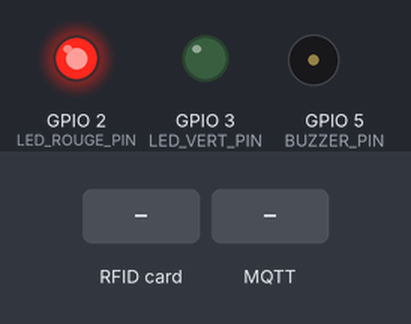
The sketch below on a simulated ESP32. On the bench: output pins drawn as LEDs (lit = HIGH), buzzer (waves = sounding). The inputs (shaded band) are chosen by the test bench. WiFi joins after 1.5 s; servers stay silent unless stated; no MQTT or app messages arrive unless stated; what the sketch prints to the serial monitor is not drawn.

Above: at 10.3 s.
10.4 s: RFID card 5E 7A 19 C4 held to the reader
At 10.56 s:
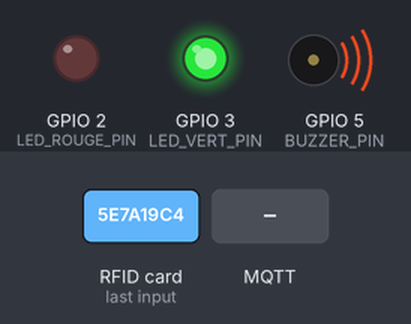
At 11.4 s:
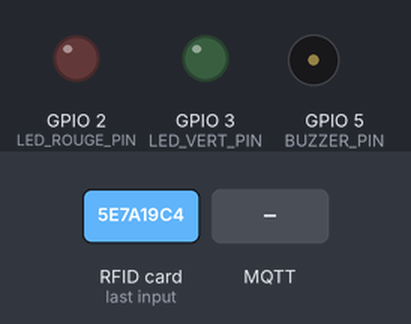
12.1 s: MQTT message "HIGH" arrives on the first subscribed topic
13.6 s: MQTT message "LOW" arrives on the first subscribed topic
15.1 s: MQTT message "1" arrives on the first subscribed topic
Timing chart, 0 to 17.6 s (numbered marks = the images above; inputs shaded):
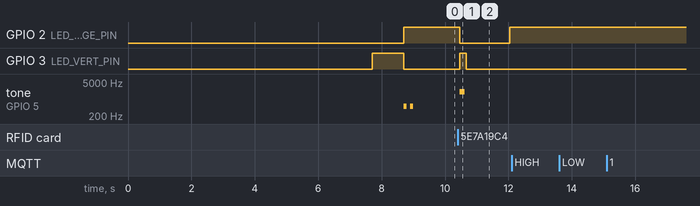

The sketch:

RFID.ino
```cpp
#include <Arduino.h>
#include <SPI.h>
#include <MFRC522.h>
#include <PubSubClient.h>
#include <WiFi.h>

// ========== RFID pins ==========
#define RST_PIN 9
#define SS_PIN 10
#define LED_VERT_PIN 3
#define LED_ROUGE_PIN 2
#define BUZZER_PIN 5

MFRC522 mfrc522(SS_PIN, RST_PIN);

// WiFi settings
// const char *ssid = "Chaton";
// const char *password = "Ratatouille";
const char *ssid = "RouterIotFIA4";
const char *password = "RouterIotFIA4!";

// MQTT Broker settings
const char *mqtt_broker = "192.168.0.214";
const char *mqtt_topic_mac = "homeTrainerCastres/Group1-C/MAC";
const char *mqtt_topic_rfid = "homeTrainerCastres/Group1-C/RFID";
const char *mqtt_tone = "homeTrainerCastres/Group1-C/TONE";
const int mqtt_port = 1883;
String client_id = "ArduinoClient-";
String MAC_address = "";

// Global variables
static unsigned long lastPublishTimeRFID = 0;
static unsigned long lastPublishTimeHeartbeat = 0;
static unsigned long lastRFIDCheck = 0;
static bool isRFIDConnected = false;

WiFiClient espClient;
PubSubClient mqtt_client(espClient);

// ========== Variables capteur cardiaque ==========
int rawValue;
const int delayMsec = 60;
static int beatMsec = 0;

// Prototypes
void connectToWiFi();
void connectToMQTTBroker();
void mqttCallback(char *topic, byte *payload, unsigned int length);
String getUID();
void printMacAddress();
bool heartbeatDetected(int IRSensorPin, int delay);
bool checkRFIDStatus();

void setup()
{
	Serial.begin(9600);

	// Initialisation des pins
	pinMode(LED_VERT_PIN, OUTPUT);
	pinMode(LED_ROUGE_PIN, OUTPUT);
	pinMode(BUZZER_PIN, OUTPUT);

	// WiFi et MQTT
	connectToWiFi();
	mqtt_client.setServer(mqtt_broker, mqtt_port);
	mqtt_client.setCallback(mqttCallback);
	connectToMQTTBroker();

	// RFID
	SPI.begin();
	delay(1000);
	mfrc522.PCD_Init();
	delay(1000);
	mfrc522.PCD_DumpVersionToSerial();
	delay(1000);
	Serial.println(F("Système prêt - RFID + Capteur cardiaque"));

	// Test LED
	digitalWrite(LED_VERT_PIN, HIGH);
	delay(1000);
	digitalWrite(LED_VERT_PIN, LOW);
	digitalWrite(LED_ROUGE_PIN, HIGH);

	// Bips de test
	for (int i = 0; i < 2; i++)
	{
		tone(BUZZER_PIN, 500, 100);
		delay(200);
	}
}

void printMacAddress()
{
	byte mac[6];
	Serial.print("MAC Address: ");
	WiFi.macAddress(mac);
	for (int i = 0; i < 6; i++)
	{
		MAC_address += String(mac[i], HEX);
		if (i < 5)
			MAC_address += ":";
		if (mac[i] < 16)
			client_id += "0";
		client_id += String(mac[i], HEX);
	}
	Serial.println(MAC_address);
}

void connectToWiFi()
{
	WiFi.begin(ssid, password);
	Serial.print("Connecting to WiFi");
	while (WiFi.status() != WL_CONNECTED)
	{
		delay(500);
		Serial.print(".");
	}
	delay(3000);
	printMacAddress();
	Serial.println("Connected to the WiFi network");
	Serial.print("Local ESP32 IP: ");
	Serial.println(WiFi.localIP());
}

void connectToMQTTBroker()
{
	while (!mqtt_client.connected())
	{
		Serial.print("Connecting to MQTT Broker as ");
		Serial.print(client_id.c_str());
		Serial.println(".....");
		if (mqtt_client.connect(client_id.c_str()))
		{
			Serial.println("Connected to MQTT broker");
			mqtt_client.subscribe(mqtt_topic_mac);
			mqtt_client.subscribe(mqtt_topic_rfid);
			mqtt_client.subscribe(mqtt_tone);
			String message = "Hello EMQX I'm " + MAC_address;
			mqtt_client.publish(mqtt_topic_mac, message.c_str());
		}
		else
		{
			Serial.print("Failed to connect to MQTT broker, rc=");
			Serial.print(mqtt_client.state());
			Serial.println(" try again in 5 seconds");
			delay(5000);
		}
	}
}

void mqttCallback(char *topic, byte *payload, unsigned int length)
{
	Serial.print("Message received on topic: ");
	Serial.println(topic);
	Serial.print("Message:");
	String messageTemp;
	for (int i = 0; i < length; i++)
	{
		messageTemp += (char)payload[i];
	}
	Serial.println(messageTemp);
	Serial.println("-----------------------");

	if (String(topic) == mqtt_tone)
	{
		if (messageTemp == "HIGH")
		{
			tone(BUZZER_PIN, 2000, 500);
		}
		else if (messageTemp == "LOW")
		{
			tone(BUZZER_PIN, 500, 500);
		}
	}
}

String getUID()
{
	String content = "";
	for (byte i = 0; i < mfrc522.uid.size; i++)
	{
		if (mfrc522.uid.uidByte[i] < 0x10)
			content += "0";
		content += String(mfrc522.uid.uidByte[i], HEX);
	}
	content.toUpperCase();
	return content;
}

bool checkRFIDStatus()
{
	byte version = mfrc522.PCD_ReadRegister(MFRC522::VersionReg);
	if (version == 0x00 || version == 0xFF)
	{
		Serial.println(F("❌ [RFID] Capteur NON détecté"));
		isRFIDConnected = false;
		return true;
	}
	else
	{
		Serial.println(F("✅ [RFID] Capteur OK"));
		return false;
	}
}

// ========== Fonction de détection de battement cardiaque ==========
bool heartbeatDetected(int IRSensorPin, int delayTime)
{
	static int maxValue = 0;
	static bool isPeak = false;
	bool result = false;

	rawValue = analogRead(IRSensorPin);
	rawValue *= (1000 / delayTime);

	if (rawValue * 4L < maxValue)
	{
		maxValue = rawValue * 0.8;
	}
	if (rawValue > maxValue - (1000 / delayTime))
	{
		if (rawValue > maxValue)
		{
			maxValue = rawValue;
		}
		if (isPeak == false)
		{
			result = true;
		}
		isPeak = true;
	}
	else if (rawValue < maxValue - (3000 / delayTime))
	{
		isPeak = false;
		maxValue -= (1000 / delayTime);
	}
	return result;
}

void loop()
{
	// Vérifier connexion MQTT
	if (!mqtt_client.connected())
	{
		connectToMQTTBroker();
	}
	mqtt_client.loop();

	unsigned long currentTime = millis();

	// ========== MONITORING RFID (toutes les 10 secondes) ==========
	if (currentTime - lastRFIDCheck >= 10000)
	{
		if (checkRFIDStatus())
		{
			SPI.begin();
			delay(1000);
			mfrc522.PCD_Init();
			delay(1000);
			mfrc522.PCD_DumpVersionToSerial();
			delay(1000);
		}
		lastRFIDCheck = currentTime;
	}

	// ========== LECTURE RFID ==========
	if (mfrc522.PICC_IsNewCardPresent() && mfrc522.PICC_ReadCardSerial())
	{
		if (currentTime - lastPublishTimeRFID >= 1000)
		{
			String uidString = getUID();
			Serial.print("UID détecté: ");
			Serial.println(uidString);

			String message = "{\"uid\":\"" + uidString + "\",\"timestamp\":" + String(millis()) + "}";

			if (mqtt_client.publish(mqtt_topic_rfid, message.c_str()))
			{
				digitalWrite(LED_ROUGE_PIN, LOW);
				digitalWrite(LED_VERT_PIN, HIGH);
				tone(BUZZER_PIN, 2000, 150);
				delay(200);
				digitalWrite(LED_VERT_PIN, LOW);
			}
			else
			{
				Serial.println("❌ Échec de l'envoi de l'UID");
				for (int i = 0; i < 3; i++)
				{
					digitalWrite(LED_ROUGE_PIN, HIGH);
					tone(BUZZER_PIN, 500, 100);
					delay(100);
					digitalWrite(LED_ROUGE_PIN, LOW);
					delay(100);
				}
			}
			lastPublishTimeRFID = currentTime;
		}
		mfrc522.PICC_HaltA();
		mfrc522.PCD_StopCrypto1();
	}

	// Gestion LED rouge
	if (currentTime - lastPublishTimeRFID > 1500)
	{
		digitalWrite(LED_VERT_PIN, LOW);
		digitalWrite(LED_ROUGE_PIN, HIGH);
	}

	delay(delayMsec);
	beatMsec += delayMsec;
}
```

Measured:
- after the input at 10.4 s, GPIO 2 (LED_ROUGE_PIN): HIGH → LOW after 0.07 s, → HIGH 1.6 s later; GPIO 3 (LED_VERT_PIN): LOW → HIGH after 0.07 s, → LOW 0.20 s later; tone on GPIO 5 (BUZZER_PIN): silent → 2000 Hz after 0.07 s, → silent 0.15 s later
- after the input at 12.1 s, every drawn part: stays the same
- after the input at 13.6 s, every drawn part: stays the same
- after the input at 15.1 s, every drawn part: stays the same
